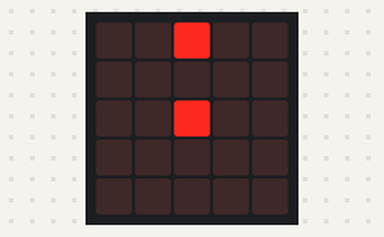
A program run on a simulated BBC micro:bit (MakeCode). Shown: the board's 5×5 LED display.

Above: at 0.1 s.
At 0.6 s:
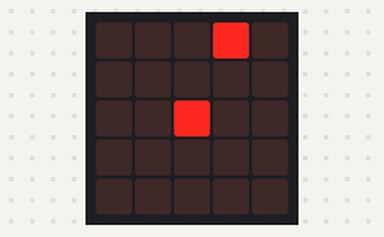
At 1.1 s:
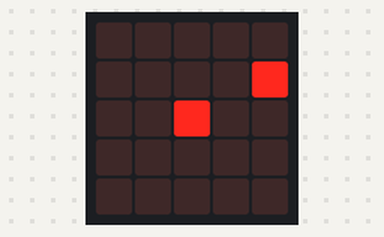
At 1.6 s:
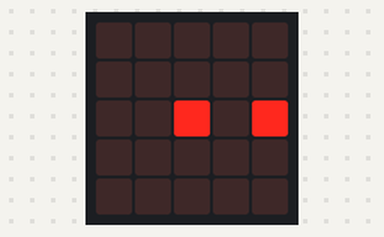
At 2.1 s:
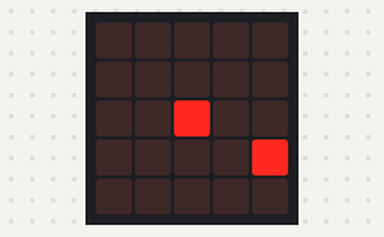
At 3.1 s:
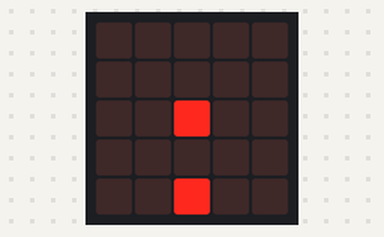

Measured:
- what the display in image 1 shows lasts 0.5 s, from 0.5 s to 1.0 s

The program:

main.ts
```typescript
function reloj (posX: number, posY: number) {
    basic.pause(500)
    aguja.set(LedSpriteProperty.X, posX)
    aguja.set(LedSpriteProperty.Y, posY)
}
let aguja: game.LedSprite = null
let centro = game.createSprite(2, 2)
aguja = game.createSprite(2, 0)
reloj(3, 0)
reloj(4, 1)
reloj(4, 2)
reloj(4, 3)
reloj(3, 4)
reloj(2, 4)
```

test.ts
```typescript
// aquí va el archivo "tests"; esto no se compilará cuando este paquete se utilice como una extensión.
```
